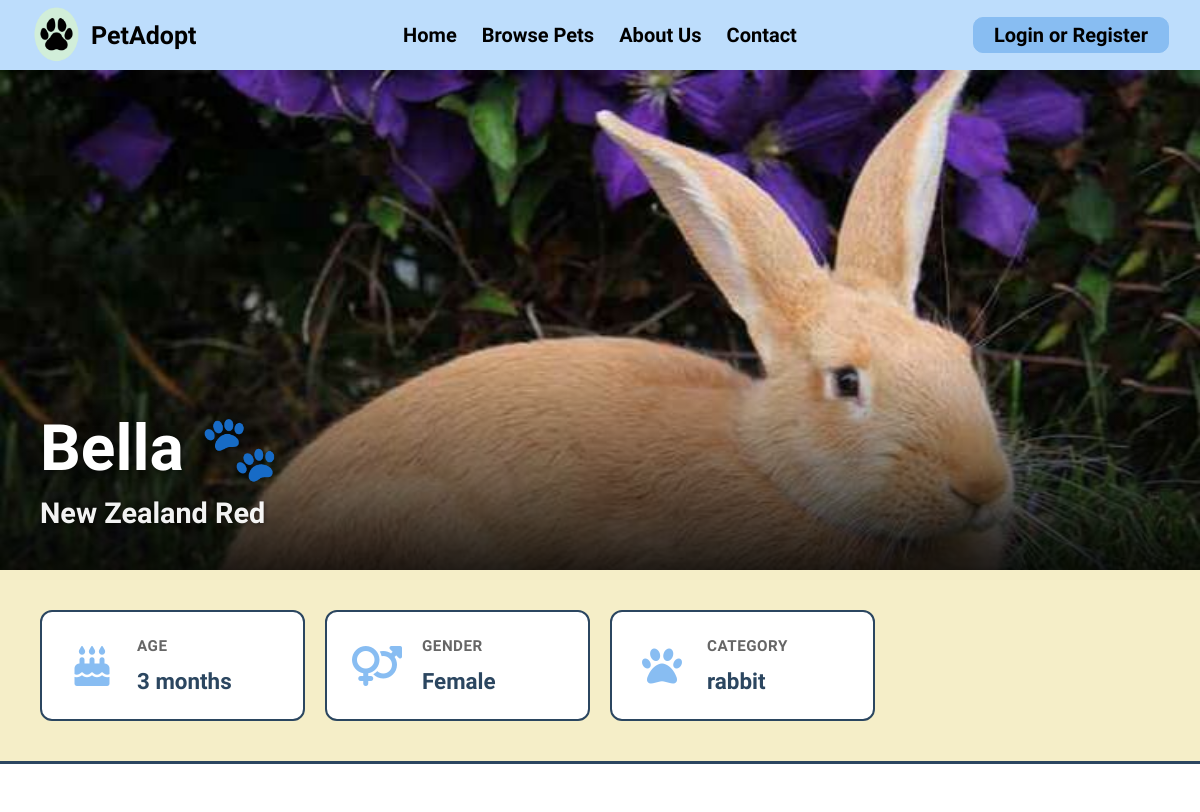
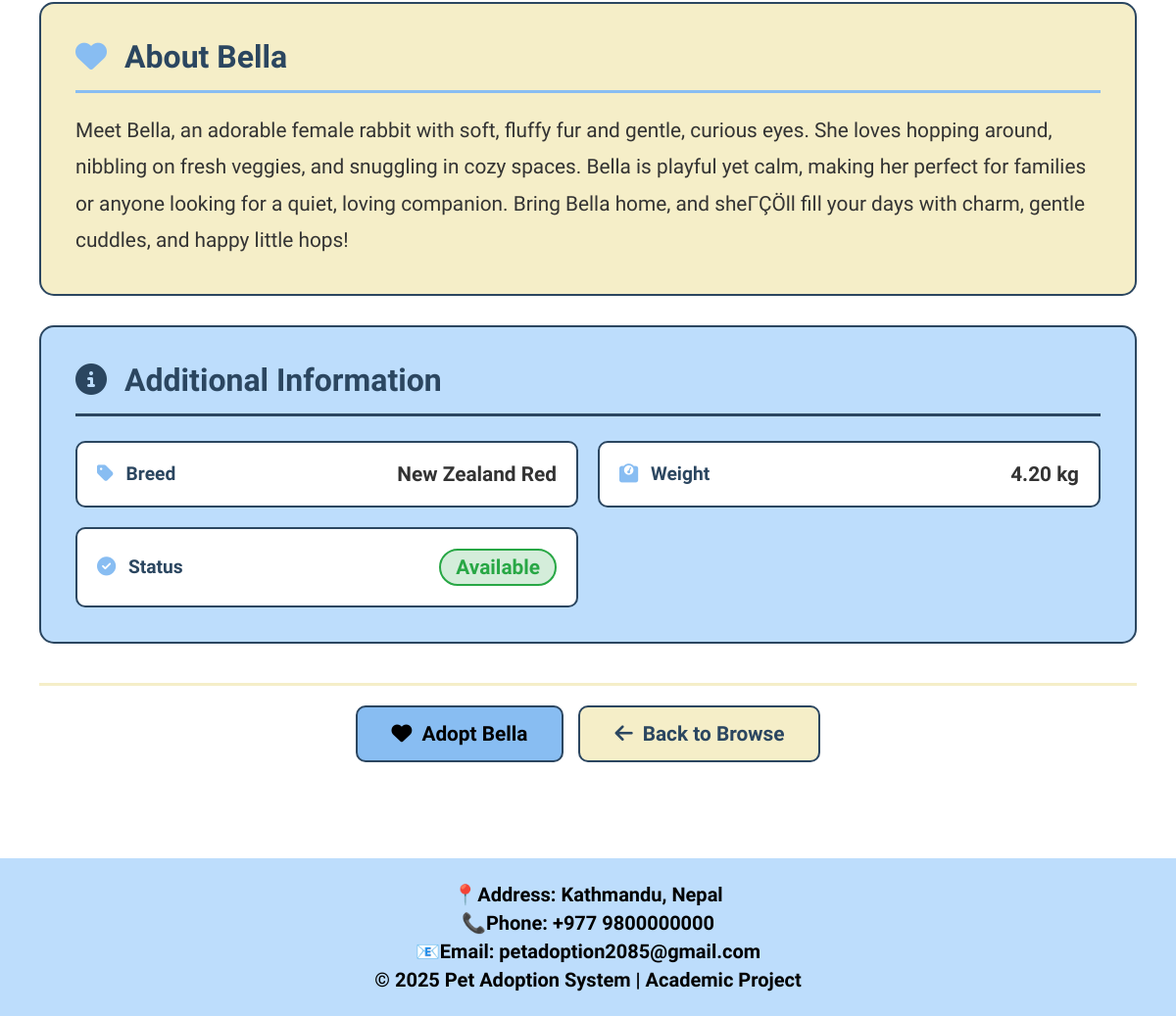
The page /pet-details.php?id=2 on the database its author committed (2 pictures, top to bottom).
### tables this page shows
CREATE TABLE `pets` (
  `id` int(11) NOT NULL AUTO_INCREMENT,
  `name` varchar(255) NOT NULL,
  `age` int(11) NOT NULL,
  `gender` enum('Male','Female') NOT NULL,
  `breed` varchar(255) NOT NULL,
  `price` varchar(255) NOT NULL,
  `status` enum('available','adopted') NOT NULL DEFAULT 'available',
  `image` varchar(255) NOT NULL,
  `category` enum('dog','cat','rabbit','snake','bird') DEFAULT NULL,
  `description` text NOT NULL,
  `weight` varchar(10) DEFAULT NULL,
  `admin_id` int(11) DEFAULT NULL,
  PRIMARY KEY (`id`),
  KEY `fk_admin_pet` (`admin_id`),
  CONSTRAINT `fk_admin_pet` FOREIGN KEY (`admin_id`) REFERENCES `users` (`id`) ON DELETE CASCADE ON UPDATE CASCADE
);

### pet-details.php (the view, shortened to what this page needs)
<?php
include("navbar.php");
$pet_id = intval($_GET['id']);
$stmt = $con->prepare("SELECT * FROM pets WHERE id = ?");
$stmt->bind_param("i", $pet_id);
$stmt->execute();
$result = $stmt->get_result();
$pet = $result->fetch_assoc();
?>
<!DOCTYPE html>
<html>
<head>
    <link rel="stylesheet" href="assets/css/style.css">
    <link rel="stylesheet" href="https://cdnjs.cloudflare.com/ajax/libs/font-awesome/6.5.0/css/all.min.css">
</head>
<body>
    <div class="pet-details-wrapper">
        <div class="pet-hero-section">
            <img src="assets/images/<?php echo $pet['image'] ?? 'default_pet.jpg'; ?>" alt="<?php echo htmlspecialchars($pet['name']); ?>">
            <div class="pet-hero-overlay">
                <h1><?php echo htmlspecialchars($pet['name']); ?> 🐾</h1>
                <p class="pet-breed"><?php echo htmlspecialchars($pet['breed']); ?></p>
            </div>
        </div>
        <div class="pet-quick-info">
            <div class="quick-info-card">
                <i class="fas fa-birthday-cake"></i>
                <div class="quick-info-content">
                    <span class="info-label">Age</span>
                    <span class="info-value"><?php echo htmlspecialchars($pet['age']); ?> months</span>
                </div>
            </div>
            <div class="quick-info-card">
                <i class="fas fa-venus-mars"></i>
                <div class="quick-info-content">
                    <span class="info-label">Gender</span>
                    <span class="info-value"><?php echo htmlspecialchars($pet['gender']); ?></span>
                </div>
            </div>
            <div class="quick-info-card">
                <i class="fas fa-paw"></i>
                <div class="quick-info-content">
                    <span class="info-label">Category</span>
                    <span class="info-value"><?php echo htmlspecialchars($pet['category']); ?></span>
                </div>
            </div>
        </div>
        <div class="pet-details-content">
            <div class="details-main">
                <div class="about-section">
                    <h2><i class="fas fa-heart"></i> About <?php echo htmlspecialchars($pet['name']); ?></h2>
                    <p><?php echo nl2br(htmlspecialchars($pet['description'])); ?></p>
                </div>
                <div class="additional-info-section">
                    <h2><i class="fas fa-info-circle"></i> Additional Information</h2>
                    <div class="info-grid-details">
                        <div class="info-detail-item">
                            <span class="detail-label"><i class="fas fa-tag"></i> Breed</span>
                            <span class="detail-value"><?php echo htmlspecialchars($pet['breed']); ?></span>
                        </div>
                        <div class="info-detail-item">
                            <span class="detail-label"><i class="fas fa-weight"></i> Weight</span>
                            <span class="detail-value"><?php echo htmlspecialchars($pet['weight'] ?? 'N/A'); ?> kg</span>
                        </div>
                        <div class="info-detail-item">
                            <span class="detail-label"><i class="fas fa-check-circle"></i> Status</span>
                            <span class="detail-value status-<?php echo strtolower($pet['status']); ?>">
                                <?php echo ucfirst(htmlspecialchars($pet['status'])); ?>
                            </span>
                        </div>
                    </div>
                </div>
            </div>
            <div class="pet-actions">
                <?php
                if ($pet['status'] == 'available') {
                    if (isset($_SESSION['id'])) {
                ?>
                    <a href="adoptionRequest.php?pet_id=<?php echo $pet['id']; ?>" class="btn-adopt-pet">
                        <i class="fas fa-heart"></i> Adopt <?php echo htmlspecialchars($pet['name']); ?>
                    </a>
                <?php
                    } else {
                ?>
                    <a href="login.php?pet_id=<?php echo $pet['id']; ?>" class="btn-adopt-pet">
                        <i class="fas fa-heart"></i> Adopt <?php echo htmlspecialchars($pet['name']); ?>
                    </a>
                <?php
                    }
                } else {
                ?>
                    <button class="btn-adopt-pet btn-disabled" disabled>
                        <i class="fas fa-ban"></i> Not Available
                    </button>
                <?php
                }
                ?>
                <a href="browsePets.php" class="btn-back-browse">
                    <i class="fas fa-arrow-left"></i> Back to Browse
                </a>
            </div>
        </div>
    </div>
</body>
<?php include("footer.php"); ?>
</html>

### assets/css/style.css (style rules this page uses)
* { margin: 0; padding: 0; box-sizing: border-box; font-family: "Agdasima", sans-serif; }
body { display: flex; flex-direction: column; }
a { text-decoration: none; }
.info-label { font-weight: 700; color: #2b4660; font-size: 1.2rem; margin-bottom: 0.5rem; }
.info-value { font-size: 1.2rem; color: #333; }
.pet-details-wrapper { max-width: 1400px; margin: 0 auto; margin-top: 70px; background-color: #ffffff; }
.pet-hero-section { position: relative; height: 500px; width: 100%; overflow: hidden; background: linear-gradient( to bottom, rgba(43, 70, 96, 0.3), rgba(43, 70, 96, 0.7) ); }
.pet-hero-section img { width: 100%; height: 100%; object-fit: cover; object-position: top; }
.pet-hero-overlay { position: absolute; bottom: 0; left: 0; right: 0; background: linear-gradient(to top, rgba(0, 0, 0, 0.85), transparent); padding: 60px 40px 40px; color: #ffffff; }
.pet-hero-overlay h1 { font-size: 4rem; margin: 0; margin-bottom: 10px; text-shadow: 2px 2px 10px rgba(0, 0, 0, 0.5); }
.pet-hero-overlay .pet-breed { font-size: 1.8rem; margin: 0; opacity: 0.95; font-weight: 600; text-shadow: 1px 1px 5px rgba(0, 0, 0, 0.5); }
.pet-quick-info { display: grid; grid-template-columns: repeat(4, 1fr); gap: 20px; padding: 40px; background-color: #f5eec8; border-bottom: 3px solid #2b4660; }
.quick-info-card { background-color: #ffffff; border: 2px solid #2b4660; border-radius: 12px; padding: 25px; display: flex; align-items: center; gap: 20px; transition: transform 0.3s ease, box-shadow 0.3s ease; }
.quick-info-card i { font-size: 2.5rem; color: #88bdf2; min-width: 50px; text-align: center; }
.quick-info-content { display: flex; flex-direction: column; gap: 5px; }
.info-label { font-size: 0.95rem; color: #666; font-weight: 600; text-transform: uppercase; letter-spacing: 0.5px; }
.info-value { font-size: 1.4rem; color: #2b4660; font-weight: 700; }
.pet-details-content { padding: 50px 40px; background-color: #ffffff; }
.details-main { margin-bottom: 40px; }
.about-section { background-color: #f5eec8; border: 2px solid #2b4660; border-radius: 15px; padding: 35px; margin-bottom: 30px; }
.about-section h2 { color: #2b4660; font-size: 2rem; margin-bottom: 20px; border-bottom: 3px solid #88bdf2; padding-bottom: 15px; }
.about-section h2 i { margin-right: 10px; color: #88bdf2; }
.about-section p { font-size: 1.3rem; line-height: 1.8; color: #333; }
.additional-info-section { background-color: #bdddfc; border: 2px solid #2b4660; border-radius: 15px; padding: 35px; }
.additional-info-section h2 { color: #2b4660; font-size: 2rem; margin-bottom: 25px; border-bottom: 3px solid #2b4660; padding-bottom: 15px; }
.additional-info-section h2 i { margin-right: 10px; color: #2b4660; }
.info-grid-details { display: grid; grid-template-columns: repeat(2, 1fr); gap: 20px; }
.info-detail-item { background-color: #ffffff; border: 2px solid #2b4660; border-radius: 10px; padding: 20px; display: flex; justify-content: space-between; align-items: center; }
.detail-label { font-size: 1.2rem; font-weight: 700; color: #2b4660; }
.detail-label i { margin-right: 8px; color: #88bdf2; }
.detail-value { font-size: 1.3rem; font-weight: 600; color: #333; }
.status-available { color: #28a745 !important; background-color: #d4edda; padding: 5px 15px; border-radius: 20px; border: 2px solid #28a745; }
.pet-actions { display: flex; gap: 15px; flex-wrap: wrap; justify-content: center; padding-top: 20px; border-top: 3px solid #f5eec8; }
.btn-adopt-pet, .btn-back-browse, .btn-edit-pet, .btn-delete-pet { padding: 15px 35px; font-size: 1.3rem; font-weight: 700; border: 2px solid #2b4660; border-radius: 10px; cursor: pointer; transition: all 0.3s ease; text-decoration: none; display: inline-flex; align-items: center; gap: 10px; }
.btn-adopt-pet { background-color: #88bdf2; color: #000000; }
.btn-back-browse { background-color: #f5eec8; color: #2b4660; }

### rows shown on the page
pets: image (picture), name "Bella", breed "New Zealand Red", age "3", gender "Female", category "rabbit", description "Meet Bella, an adorable female rabbit with soft, fluffy fur and gentle, curious eyes. She loves hopping around, nibbling on fresh veggies, and snuggling in cozy spaces. Bella is playful yet calm, making her perfect for families or anyone looking for a quiet, loving companion. Bring Bella home, and sheΓÇÖll fill your days with charm, gentle cuddles, and happy little hops!", weight "4.20", status "Available"
